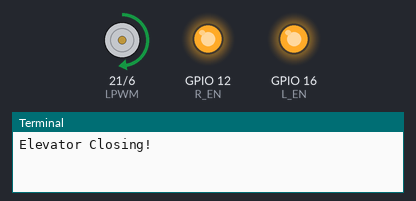
A program run on a simulated Raspberry Pi (BCM pin numbers). Shown: motor-driver pin pairs drawn as motors (green arrow = first pin HIGH = forward, orange = second pin HIGH = backward, longer = more drive), output pins drawn as LEDs (lit = HIGH), the last lines printed to the terminal. At 8.0 s the program stops and its outputs stay as they are.

Above: at 0.1 s.
At 4.1 s:
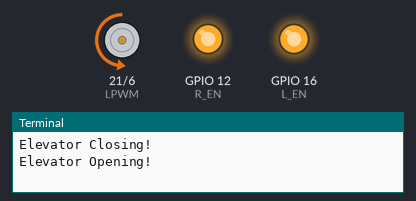
At 7.1 s:
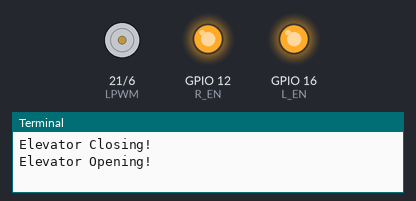
Timing chart, 0 to 8.6 s (numbered marks = the images above):
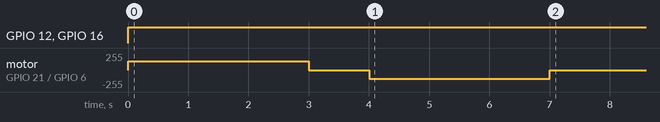

Measured:
- by itself, GPIO 12 (R_EN), GPIO 16 (L_EN): LOW → HIGH at 0.00 s
- by itself, motor on GPIO 21 (LPWM) / GPIO 6 (RPWM): stopped → forward 128/255 at 0.00 s, → stopped 3.0 s later, → backward 128/255 1.0 s later, → stopped 3.0 s later

The program:

dc_test.py
```python
import RPi.GPIO as GPIO
import time

def dc_dispense(status):
	GPIO.setmode(GPIO.BCM)
	GPIO.setwarnings(False)

	RPWM = 6
	LPWM = 21
	R_EN = 12
	L_EN = 16

	GPIO.setup(RPWM, GPIO.OUT)
	GPIO.setup(LPWM, GPIO.OUT)
	GPIO.setup(L_EN, GPIO.OUT)
	GPIO.setup(R_EN, GPIO.OUT)

	GPIO.output(R_EN, True)
	GPIO.output(L_EN, True)

	rpwm= GPIO.PWM(RPWM, 100)
	lpwm= GPIO.PWM(LPWM, 100)

	rpwm.ChangeDutyCycle(0)
	lpwm.ChangeDutyCycle(0)
	rpwm.start(0)
	lpwm.start(0)

	if status == "Close":
		print("Elevator Opening!")
		rpwm.ChangeDutyCycle(50)
		lpwm.ChangeDutyCycle(0)
		time.sleep(3)
		rpwm.ChangeDutyCycle(0)
		lpwm.ChangeDutyCycle(0)
		time.sleep(1)

	if status == "Open":
		print("Elevator Closing!")
		rpwm.ChangeDutyCycle(0)
		lpwm.ChangeDutyCycle(50)
		time.sleep(3)
		rpwm.ChangeDutyCycle(0)
		lpwm.ChangeDutyCycle(0)
		time.sleep(1)

dc_dispense("Open")
#time.sleep(3)
dc_dispense("Close")
```
